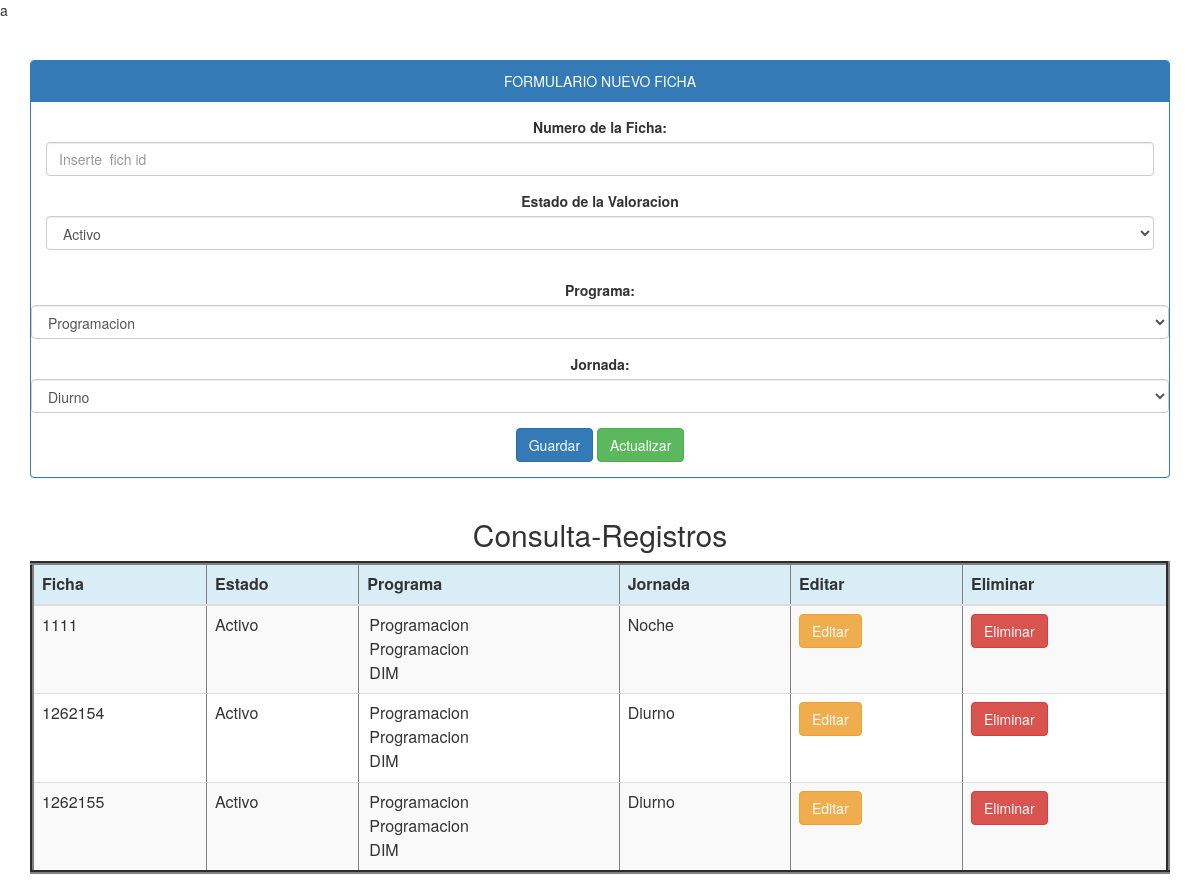
Page /Ficha2/documento.php on the committed database.
### tables this page shows
CREATE TABLE `ficha` (
  `fichaNumber` varchar(20) NOT NULL,
  `statusf` tinyint(1) NOT NULL,
  `programCode_version` varchar(15) NOT NULL,
  `workingDayName` varchar(40) NOT NULL
);

### Ficha2/Controller.php (called while the page is built, shortened)
<?php
class ficha{
public function _get ($k){return $this->$k;}
public function _set ($k,$V){return $this-> $k = $V;}
}
?>

### conexion.php (called while the page is built)
<?php
class database {
	public static function conectar (){
	try{
	$pdo=new PDO('mysql:host=localhost;dbname=db_SOSP; charset=utf8','root','');
 	$pdo->setAttribute (PDO::ATTR_ERRMODE,PDO::ERRMODE_EXCEPTION);
 	return $pdo;
	}catch (Exception $e){
	die($e->getMessage());
		}
	}
}
?>

### Ficha2/Model.php (called while the page is built, shortened)
<?php
class fichaClas{
	private $pdo;
	public function __CONSTRUCT(){
	try{
	$this ->pdo=database::conectar();
	}catch(Exception $ex){
	die($e->getMessage());
	}
	}
public function Listar(){
	try{
		$result = array();
		$stm = $this->pdo->Prepare('SELECT * FROM ficha ');
		$stm->execute();
		foreach($stm->fetchAll(PDO::FETCH_OBJ) as $r) {
			$usu = new ficha();
			$usu->_SET('fichaNumber', $r->fichaNumber);
			$usu->_SET('statusf', $r->statusf);
			$usu->_SET('programCode_version', $r->programCode_version);
			$usu->_SET('workingDayName', $r->workingDayName);
			$result[] = $usu;
		}
		return $result;
	}
	catch(Exception $e){
		die ($e->getMessage());
	}
}
}
?>

### Ficha2/documento.php (the view, shortened to what this page needs)
a<?php
require_once 'Controller.php';
require_once 'model.php';
require_once '../conexion.php';
$usu = new ficha();
$model = new fichaClas();
$db = database::conectar();
?>
<!DOCTYPE html>
<html lang="es">
<head>
	<link rel="stylesheet"  href="../bootstrap/css/bootstrap.css">
	<link rel="stylesheet" type="text/css" href="css/bootstrap.min.css">
</head>
<body>
<center>
<div class="container">
	<div class="panel panel-primary">
	<div class="panel-heading">FORMULARIO NUEVO FICHA</div>
	<div class="panel-body">
<form action ="" method="post">
	<div class="form-group">
		<label>Numero de la Ficha:</label>
		<input type="number" name="fichaNumber" value="<?php echo $usu->_GET('fichaNumber')?>" class="form-control" placeholder="Inserte  fich id" required>
	</div>
	<div class="form-group">
    	<label for="select" value="<?php echo $usu->_GET('statusf')?>" >Estado de la Valoracion</label>
	<select name="statusf" class="form-control" id="select">
	<option value="1">Activo</option>
	</select></div>
      </div>
	<div class="form-group">
	<label>Programa:</label>
	<select class="form-control" name="programCode_version">
	<?php
	foreach($db-> query('SELECT * FROM program')as $row){
	echo '<option value="'.$row['programCode_version'].'">'.$row['programName'].'</option>';
	}
	?>
	</select>
	</div>
<div class="form-group">
	<label>Jornada:</label>
	<select class="form-control" name="workingDayName">
	<?php
	foreach($db-> query('SELECT * FROM workingDay')as $row){
	echo '<option value="'.$row['workingDayName'].'">'.$row['workingDayName'].'</option>';
	}
	?>
	</select>
	</div>
	<div class="form-group">
		<input type="submit" class="btn btn-primary" value="Guardar" onclick="this.form.action='?action=registrar';"/>
		<input type="submit" class="btn btn-success" value="Actualizar" onclick="this.form.action='?action=Actualizar';"/>
	</div>
	</div>
	</div>
	<div class="container">
		<h2>Consulta-Registros</h2>
		<div class="table-responsive">
			<table border="4" class="table table-striped">
			<thead>
				<tr class="info">
					<th>Ficha</th>
					<th>Estado</th>
					<th>Programa</th>
					<th>Jornada</th>
					<th>Editar</th>
					<th>Eliminar</th>
					</tr>
			</thead>
		<?php
		foreach ($model->Listar() as $r){
			?>
			<?php
			$r->_GET('programCode_version');
			 $numero=$r->_GET('programCode_version');
			?>
			<tr>
			<td><?php echo $r->_GET('fichaNumber');?></td>
			<td><?php if( $r->_GET('statusf')=="0"){ echo "Inactivo";
			}else if($r->_GET('statusf')=="1"){echo "Activo";}
			?></td>
		<td><?php if (isset($numero)) {
	foreach($db-> query('SELECT ficha.programCode_version,program.programName,program.programCode_version FROM ficha,program
		where ficha.programCode_version=program.programCode_version
	 ')as $row){
	echo '<option value="'.$row['programCode_version'].'">'.$row['programName'].'</option>';
	}
			} ?></td>
			<td><?php echo $r->_GET('workingDayName');?></td>
			<td>
				<a href="?action=editar&fichaNumber=<?php echo $r->_GET('fichaNumber'); ?>" class="btn btn-warning">Editar</a>
			</td>
			<td>
				<a href="?action=eliminar&fichaNumber=<?php echo $r->_GET('fichaNumber'); ?>" class="btn btn-danger" onclick ="return confirm('¿Esta seguro de eliminar este Usuario?')">Eliminar</a>
			</td>
			</tr>
		<?php } ?>
			</table>
			</div>
			</div>
</center>
</body>
</html>

### rows in the picture
ficha: _GET "1111", $row['programCode_version'] 1 (drawn), $row['programCode_version'] 228005 (drawn), _GET "Noche"
ficha: _GET "1262154", $row['programCode_version'] 1 (drawn), $row['programCode_version'] 228005 (drawn), _GET "Diurno"
ficha: _GET "1262155", $row['programCode_version'] 1 (drawn), $row['programCode_version'] 228005 (drawn), _GET "Diurno"

### other values in the picture
form field programCode_version "Programacion"
form field workingDayName "Diurno"
